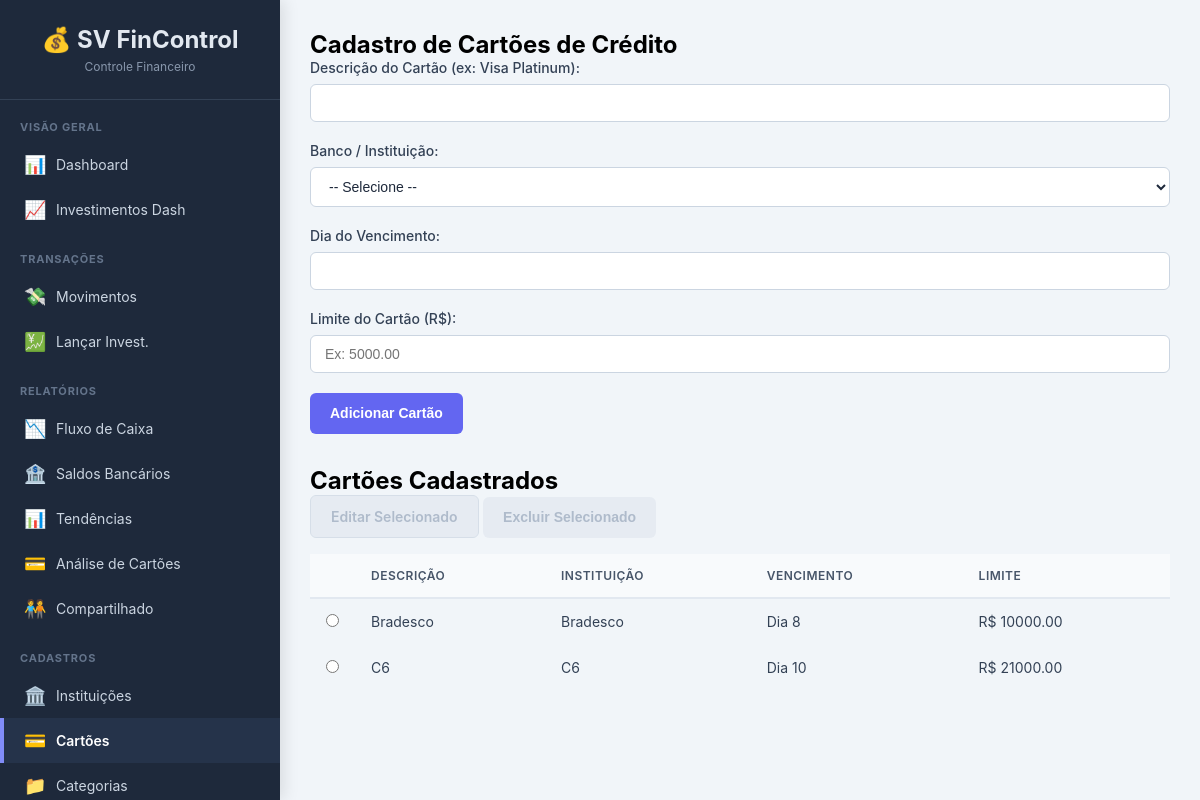
Page /cartoes on the earlier database version.
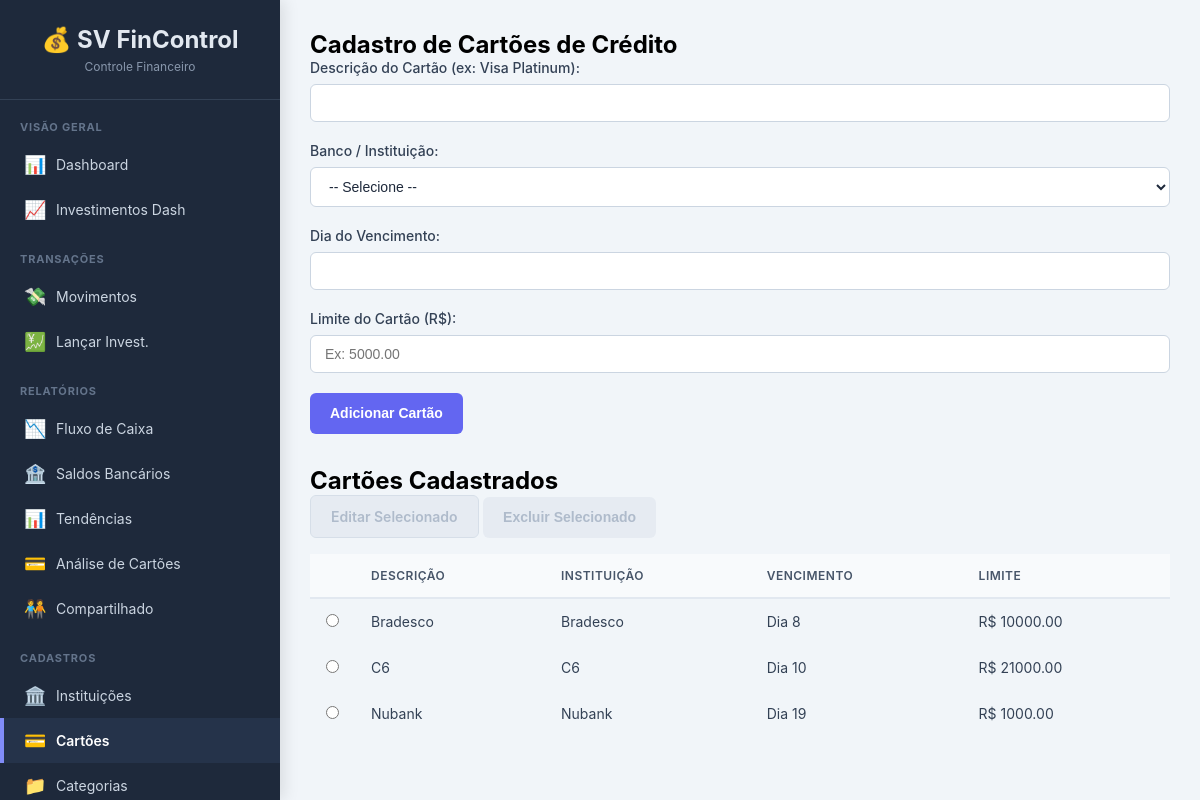
Same page on the later database version.
### tables this page shows
CREATE TABLE cartoes_credito (
        id INTEGER PRIMARY KEY AUTOINCREMENT,
        descricao TEXT NOT NULL,
        instituicao_id INTEGER NOT NULL,
        vencimento INTEGER NOT NULL,
        limite REAL NOT NULL,
        FOREIGN KEY (instituicao_id) REFERENCES instituicoes (id)
    );

CREATE TABLE instituicoes (
        id INTEGER PRIMARY KEY AUTOINCREMENT,
        descricao TEXT NOT NULL UNIQUE
    );

### app.py (the view)
@app.route('/cartoes', methods=['GET', 'POST'])
def cartoes():
    conn = get_db_connection()
    if request.method == 'POST':
        conn.execute('INSERT INTO cartoes_credito (descricao, instituicao_id, vencimento, limite) VALUES (?, ?, ?, ?)',(request.form['descricao'], request.form['instituicao_id'], request.form['vencimento'], request.form['limite']))
        conn.commit()
        return redirect(url_for('cartoes'))
    cartoes_list = conn.execute('SELECT c.*, i.descricao as instituicao_nome FROM cartoes_credito c JOIN instituicoes i ON c.instituicao_id = i.id ORDER BY c.descricao').fetchall()
    instituicoes_list = conn.execute('SELECT * FROM instituicoes ORDER BY descricao').fetchall() # Para o form
    conn.close()
    return render_template('cartoes.html', cartoes=cartoes_list, instituicoes=instituicoes_list)

### app.py (called while the page is built)
def get_db_connection():
    conn = sqlite3.connect(DATABASE, detect_types=sqlite3.PARSE_DECLTYPES | sqlite3.PARSE_COLNAMES)
    conn.execute("PRAGMA foreign_keys = ON;")
    conn.execute("PRAGMA journal_mode=WAL")
    conn.row_factory = sqlite3.Row
    return conn

### templates/cartoes.html (shortened to what this page needs)
{% extends "base.html" %}
{% block content %}
    <h2>Cadastro de Cartões de Crédito</h2>
    <form method="POST" action="{{ url_for('cartoes') }}">
        <div class="form-group">
            <label for="descricao">Descrição do Cartão (ex: Visa Platinum):</label>
            <input type="text" id="descricao" name="descricao" required autocomplete="off">
        </div>
        <div class="form-group">
            <label for="instituicao_id">Banco / Instituição:</label>
            <select id="instituicao_id" name="instituicao_id" required>
                <option value="">-- Selecione --</option>
            </select>
        </div>
        <div class="form-group">
            <label for="vencimento">Dia do Vencimento:</label>
            <input type="number" id="vencimento" name="vencimento" min="1" max="31" required>
        </div>
        <div class="form-group">
            <label for="limite">Limite do Cartão (R$):</label>
            <input type="number" id="limite" name="limite" step="0.01" min="0" required placeholder="Ex: 5000.00">
        </div>
        <button type="submit" class="btn btn-primary">Adicionar Cartão</button>
    </form>
    <h2 style="margin-top: 2rem;">Cartões Cadastrados</h2>
    <div class="action-buttons" style="margin-bottom: 1rem;">
        <a href="#" id="btn-editar" class="btn btn-secondary" disabled>Editar Selecionado</a>
        <button type="submit" form="form-excluir" id="btn-excluir" class="btn btn-danger" disabled>Excluir Selecionado</button>
    </div>
    <table>
        <thead>
            <tr>
                <th style="width: 5%;"></th>
                <th>Descrição</th>
                <th>Instituição</th>
                <th>Vencimento</th>
                <th>Limite</th>
            </tr>
        </thead>
        <tbody>
            {% for cartao in cartoes %}
            <tr id="row-{{ cartao.id }}">
                <td>
                    <input type="radio" name="selecionado" value="{{ cartao.id }}" onchange="itemSelecionado(this)">
                </td>
                <td>{{ cartao.descricao }}</td>
                <td>{{ cartao.instituicao_nome }}</td>
                <td>Dia {{ cartao.vencimento }}</td>
                <td>R$ {{ "%.2f"|format(cartao.limite) }}</td>
            </tr>
            {% else %}
            <tr>
                <td colspan="5">Nenhum cartão cadastrado.</td>
            </tr>
            {% endfor %}
        </tbody>
    </table>
{% endblock %}

Differences in the rows shown:
added cartoes_credito: descricao "Nubank", instituicao_nome "Nubank", vencimento "19", limite "1000.00"
